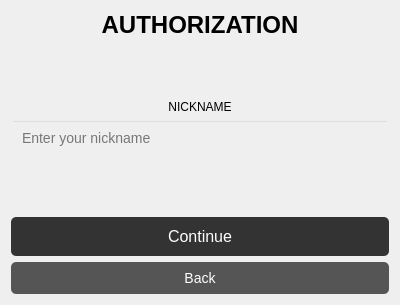
<?xml version="1.0" encoding="UTF-8"?>
<ui version="4.0">
 <class>AuthForm</class>
 <widget class="QWidget" name="AuthForm">
  <property name="geometry">
   <rect>
    <x>0</x>
    <y>0</y>
    <width>400</width>
    <height>305</height>
   </rect>
  </property>
  <property name="windowTitle">
   <string>Авторизация</string>
  </property>
  <property name="styleSheet">
   <string notr="true"/>
  </property>
  <layout class="QVBoxLayout" name="mainLayout">
   <item>
    <widget class="QLabel" name="titleLabel">
     <property name="styleSheet">
      <string notr="true">font-size: 24px; font-weight: bold;</string>
     </property>
     <property name="text">
      <string>AUTHORIZATION</string>
     </property>
     <property name="alignment">
      <set>Qt::AlignmentFlag::AlignCenter</set>
     </property>
    </widget>
   </item>
   <item>
    <spacer name="verticalSpacer">
     <property name="orientation">
      <enum>Qt::Orientation::Vertical</enum>
     </property>
     <property name="sizeHint" stdset="0">
      <size>
       <width>20</width>
       <height>40</height>
      </size>
     </property>
    </spacer>
   </item>
   <item>
    <widget class="QLabel" name="nicknameLabel">
     <property name="styleSheet">
      <string notr="true">background: transparent;</string>
     </property>
     <property name="text">
      <string>NICKNAME</string>
     </property>
     <property name="alignment">
      <set>Qt::AlignmentFlag::AlignCenter</set>
     </property>
    </widget>
   </item>
   <item>
    <widget class="QLineEdit" name="nicknameEdit">
     <property name="styleSheet">
      <string notr="true">padding: 8px; font-size: 14px; background: transparent;</string>
     </property>
     <property name="placeholderText">
      <string>Enter your nickname</string>
     </property>
    </widget>
   </item>
   <item>
    <spacer name="verticalSpacer_2">
     <property name="orientation">
      <enum>Qt::Orientation::Vertical</enum>
     </property>
     <property name="sizeHint" stdset="0">
      <size>
       <width>20</width>
       <height>20</height>
      </size>
     </property>
    </spacer>
   </item>
   <item>
    <widget class="QPushButton" name="loginButton">
     <property name="styleSheet">
      <string notr="true">font-size: 16px; padding: 10px; background: #333; color: white; border-radius: 5px;</string>
     </property>
     <property name="text">
      <string>Continue</string>
     </property>
    </widget>
   </item>
   <item>
    <widget class="QPushButton" name="backButton">
     <property name="styleSheet">
      <string notr="true">font-size: 14px; padding: 8px; background: #555; color: white; border-radius: 5px;</string>
     </property>
     <property name="text">
      <string>Back</string>
     </property>
    </widget>
   </item>
  </layout>
 </widget>
 <resources/>
 <connections/>
</ui>
